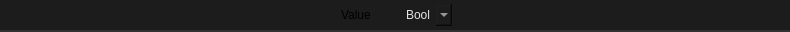
<?xml version="1.0" encoding="UTF-8"?>
<ui version="4.0">
 <class>Widget</class>
 <widget class="QWidget" name="Widget">
  <property name="geometry">
   <rect>
    <x>0</x>
    <y>0</y>
    <width>790</width>
    <height>32</height>
   </rect>
  </property>
  <property name="minimumSize">
   <size>
    <width>0</width>
    <height>0</height>
   </size>
  </property>
  <property name="maximumSize">
   <size>
    <width>16777215</width>
    <height>32</height>
   </size>
  </property>
  <property name="windowTitle">
   <string>Form</string>
  </property>
  <property name="styleSheet">
   <string notr="true">.QWidget {
    font: 580 10pt &quot;Segoe UI&quot;;
    border: 2px solid black;
    border-radius: 0px;
    border-left: 0px;
    border-right: 0px;
	border-top: 0px;
    border-color: rgba(50, 50, 50, 255);
    padding: 8px;
    padding-left: 6px;
    padding-right: 6px;
    color: #E3E3E3;
    background-color: #1C1C1C;
}

.QWidget::hover {
}
.QWidget::selected {
    background-color: #414956;
}</string>
  </property>
  <layout class="QVBoxLayout" name="verticalLayout">
   <property name="spacing">
    <number>0</number>
   </property>
   <property name="leftMargin">
    <number>0</number>
   </property>
   <property name="topMargin">
    <number>0</number>
   </property>
   <property name="rightMargin">
    <number>0</number>
   </property>
   <property name="bottomMargin">
    <number>0</number>
   </property>
   <item>
    <widget class="QFrame" name="frame">
     <property name="minimumSize">
      <size>
       <width>0</width>
       <height>32</height>
      </size>
     </property>
     <property name="maximumSize">
      <size>
       <width>16777215</width>
       <height>32</height>
      </size>
     </property>
     <property name="styleSheet">
      <string notr="true">.QFrame {
    font: 580 10pt &quot;Segoe UI&quot;;
    border: 2px solid black;
    border-radius: 0px;
    border-left: 0px;
    border-right: 0px;
	border-top: 0px;
    border-color: rgba(50, 50, 50, 255);
    color: #E3E3E3;
    background-color: #1C1C1C;
}

.QFrame::hover {
}
.QFrame::selected {
    background-color: #414956;
}</string>
     </property>
     <property name="frameShape">
      <enum>QFrame::Shape::StyledPanel</enum>
     </property>
     <property name="frameShadow">
      <enum>QFrame::Shadow::Raised</enum>
     </property>
     <property name="lineWidth">
      <number>0</number>
     </property>
     <layout class="QHBoxLayout" name="horizontalLayout_2">
      <property name="spacing">
       <number>16</number>
      </property>
      <property name="leftMargin">
       <number>0</number>
      </property>
      <property name="topMargin">
       <number>0</number>
      </property>
      <property name="rightMargin">
       <number>0</number>
      </property>
      <property name="bottomMargin">
       <number>0</number>
      </property>
      <item>
       <layout class="QHBoxLayout" name="layout">
        <property name="sizeConstraint">
         <enum>QLayout::SizeConstraint::SetFixedSize</enum>
        </property>
        <item>
         <widget class="QLabel" name="property_class">
          <property name="sizePolicy">
           <sizepolicy hsizetype="Fixed" vsizetype="Preferred">
            <horstretch>0</horstretch>
            <verstretch>0</verstretch>
           </sizepolicy>
          </property>
          <property name="styleSheet">
           <string notr="true">border:0px;
background-color: rgba(255, 255, 255, 0);
font: 8pt &quot;Segoe UI&quot;;
padding-right: 16px;
</string>
          </property>
          <property name="text">
           <string>Value</string>
          </property>
         </widget>
        </item>
        <item>
         <widget class="QComboBox" name="logic_switch">
          <property name="sizePolicy">
           <sizepolicy hsizetype="Fixed" vsizetype="Fixed">
            <horstretch>0</horstretch>
            <verstretch>0</verstretch>
           </sizepolicy>
          </property>
          <property name="styleSheet">
           <string notr="true">QComboBox {
    font: 580 8pt &quot;Segoe UI&quot;;
    border: 2px solid black;
    border-radius: 0px;
    border-color: rgba(80, 80, 80, 255);
    height: 18px;
    padding-top: 2px;
    padding-bottom: 2px;
	border-top:none;
border-bottom:none;
border:none;
    color: #E3E3E3;
    background-color: #1C1C1C;
}

QComboBox:hover {
    background-color: #414956;
    color: white;
}

QComboBox:pressed {
}

QComboBox:item {
    font: 580  8pt &quot;Segoe UI&quot;;
    color: #E3E3E3;
    padding-left: 5px;
    background-color: #1C1C1C;
    border-style: none;
}

QComboBox::drop-down {
    color: #E3E3E3;
    padding: 2px;
    background: url(://icons/arrow_drop_down_16dp.svg) no-repeat center;
    border-bottom: 0px solid black;
    border-top: 0px solid black;
    border-right: 0px;
    border-left: 2px solid;
    margin-left: 5px;
    padding: 5px;
    width: 7px;
    border-color: rgba(80, 80, 80, 255);
    background-color: #1C1C1C;
border:none;
}

QComboBox::drop-down:hover {
    background-color: #414956;
    color: white;
}


QComboBox QAbstractItemView {
    border: 2px solid gray;
    border-color: rgba(80, 80, 80, 255);
    selection-background-color: #414956;
    background-color: #1C1C1C;
}


QComboBox QAbstractItemView::item {
    height: 16px; /* Set the height of each item */
    padding: 4px; /* Add padding to each item */
    padding-left: 5px;
    padding-right: 5px;
    color: #ff8a8a8a;
    border-style: none;
    border-bottom: 0.5px solid black;
    border-color: rgba(255, 255, 255, 10);
}


QComboBox QAbstractItemView::item:selected {
    height: 16px; /* Set the height of each item */
    padding: 4px; /* Add padding to each item */
    padding-left: 5px;
    padding-right: 5px;
    background-color: #414956;
    color: white;
    border: none; /* Remove border */
    outline: none; /* Remove outline */
}
</string>
          </property>
          <property name="currentIndex">
           <number>0</number>
          </property>
          <item>
           <property name="text">
            <string>Bool</string>
           </property>
          </item>
          <item>
           <property name="text">
            <string>Float</string>
           </property>
          </item>
         </widget>
        </item>
       </layout>
      </item>
     </layout>
    </widget>
   </item>
  </layout>
 </widget>
 <resources/>
 <connections/>
</ui>
